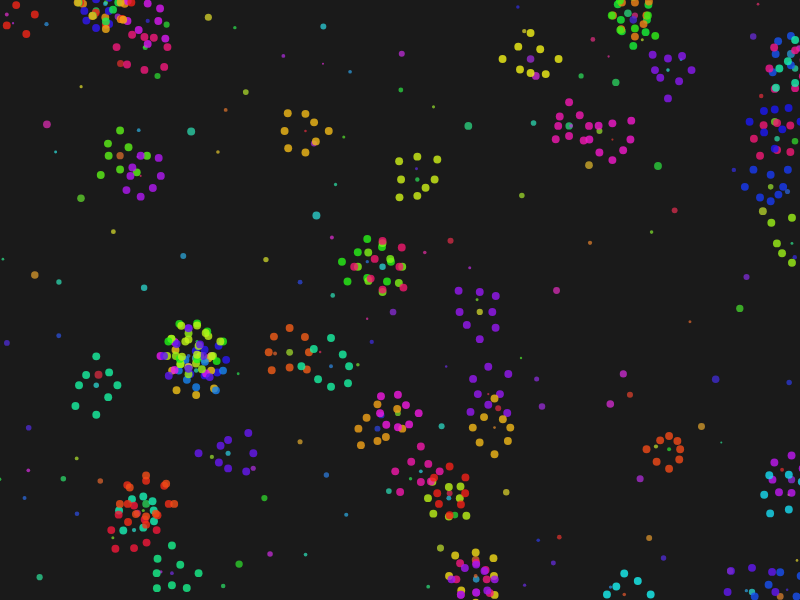
Frame 1 (no input)
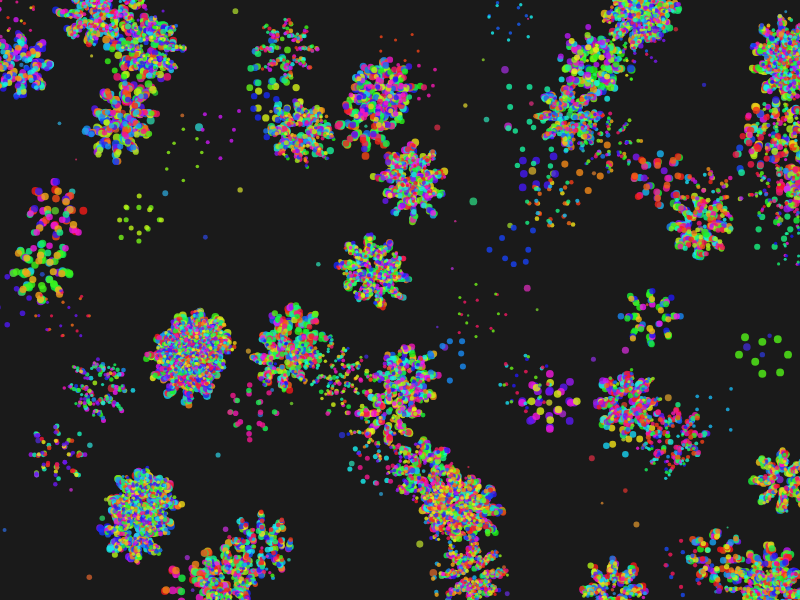
Frame 60 (no input)
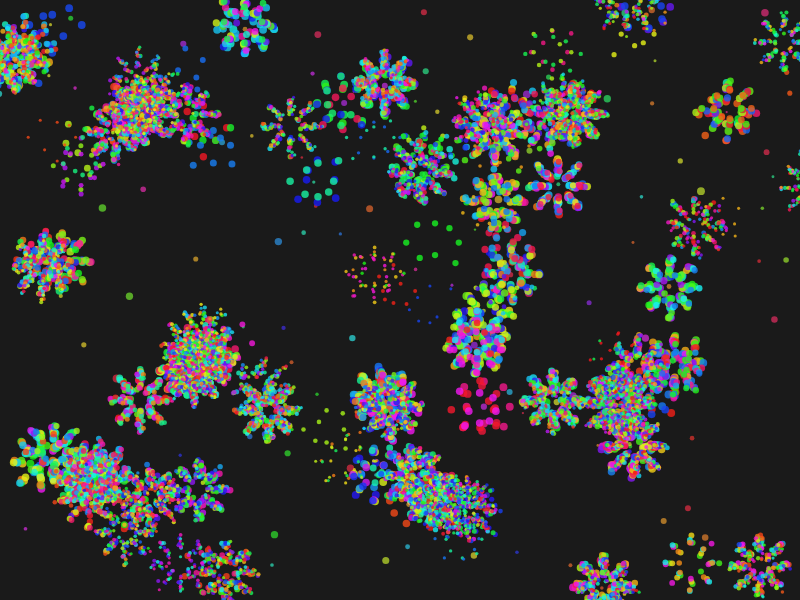
Frame 120 (the mouse pressed at the canvas centre since frame 60)

The p5.js sketch that drew these frames (run headless with seeded random() and noise() and a simulated clock; from frame 60 on, the mouse is pressed at the canvas centre):

// p5.js sketch
// ── sketch.js
let streaks = [];
const numStreaks = 200;
let starburstPatterns = [];

function setup() {
  createCanvas(800, 600);
  colorMode(HSB, 360, 100, 100, 1);
  noStroke();
  frameRate(30);

  for (let i = 0; i < numStreaks; i++) {
    streaks.push({
      x: random(width),
      y: random(height),
      vx: random(-2, 2),
      vy: random(-2, 2),
      hue: random(360),
      size: random(2, 8),
      life: random(100, 200)
    });
  }
}

function draw() {
  background(0, 0, 10);
  
  // Update and display streaks
  for (let i = streaks.length - 1; i >= 0; i--) {
    let s = streaks[i];
    
    s.x += s.vx;
    s.y += s.vy;
    s.life--;
    
    if (s.life <= 0) {
      streaks.splice(i, 1);
      streaks.push({
        x: random(width),
        y: random(height),
        vx: random(-2, 2),
        vy: random(-2, 2),
        hue: random(360),
        size: random(2, 8),
        life: random(100, 200)
      });
    } else {
      fill(s.hue, 80, 90, 0.7);
      ellipse(s.x, s.y, s.size);
      
      // Check for intersections
      for (let j = i - 1; j >= 0; j--) {
        let other = streaks[j];
        let d = dist(s.x, s.y, other.x, other.y);
        
        if (d < 20) {
          createStarburst(s.x, s.y);
          // Reset streaks to avoid persistent intersections
          s.vx = random(-2, 2);
          s.vy = random(-2, 2);
          other.vx = random(-2, 2);
          other.vy = random(-2, 2);
        }
      }
    }
  }

  // Draw starbursts
  for (let i = starburstPatterns.length - 1; i >= 0; i--) {
    let p = starburstPatterns[i];
    p.life--;
    
    if (p.life <= 0) {
      starburstPatterns.splice(i, 1);
    } else {
      fill(p.hue, 90, 95, 0.8);
      for (let j = 0; j < p.points.length; j++) {
        let pt = p.points[j];
        ellipse(pt.x, pt.y, 3 + (p.life / 10));
      }
    }
  }
}

function createStarburst(x, y) {
  let hue = random(360);
  let points = [];
  for (let i = 0; i < 8; i++) {
    let angle = map(i, 0, 8, 0, TWO_PI);
    let radius = random(10, 30);
    points.push({
      x: x + cos(angle) * radius,
      y: y + sin(angle) * radius
    });
  }
  
  starburstPatterns.push({
    x: x,
    y: y,
    hue: hue,
    points: points,
    life: 50
  });
}
